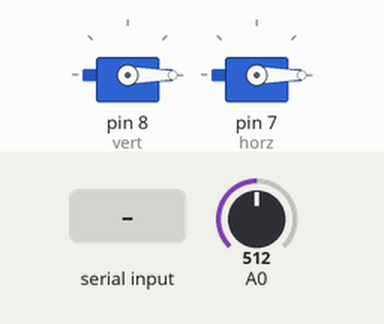
The sketch below on a simulated Arduino Uno, built with avr-gcc and run on an emulated ATmega328P. Parts: 2 × servo. The inputs (shaded band) are chosen by the test bench; at power-on: A0 = 512. What the sketch prints to the serial monitor is not drawn.

Above: at 1.2 s.
1.3 s: byte 30 received over Serial
At 1.5 s:
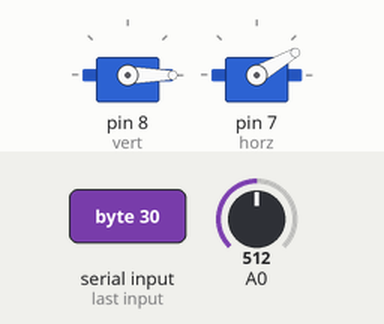
3.1 s: byte 90 received over Serial
At 3.31 s:
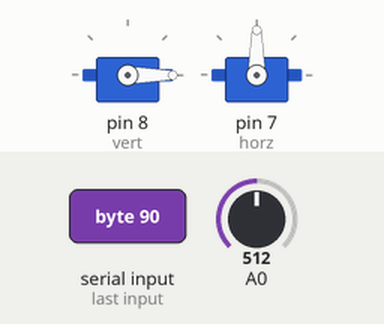
4.9 s: byte 120 received over Serial
At 5.12 s:
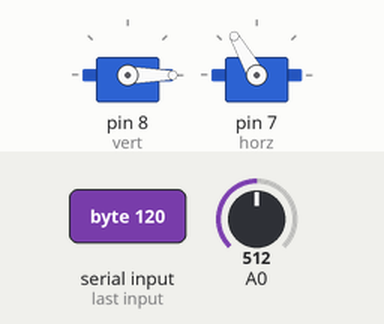
Timing chart, 0 to 7.9 s (numbered marks = the images above; inputs shaded):
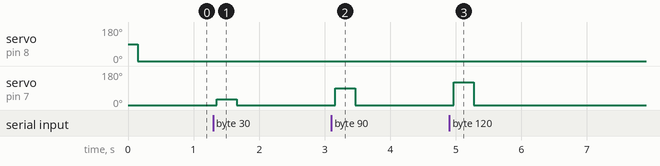

Measured:
- after the input at 1.3 s, servo on pin 7 (horz): 0° → 30° after 0.06 s, → 0° 0.30 s later
- after the input at 3.1 s, servo on pin 7 (horz): 0° → 90° after 0.06 s, → 0° 0.30 s later
- after the input at 4.9 s, servo on pin 7 (horz): 0° → 120° after 0.07 s, → 0° 0.30 s later

The sketch:

arduino_control.ino
```cpp
#include <Servo.h>

int angles[2];
int oldAngles[2];
float currentMeasurement;


Servo vert;
Servo horz;

void setup() {
  // put your setup code here, to run once:


  Serial.begin(9600);
  Serial.println("<open>");
  vert.attach(8);
  horz.attach(7);

}

void loop() {

  // recieve/unpack new angles
  Serial.println("<angles>");
  oldAngles[0] = angles[0];
  oldAngles[1] = angles[1];
  angles[0] = receive_angle();
  angles[1] = receive_angle();

  // clear serial (just in case)
  while (Serial.available() > 0) {
    Serial.read();
  }


  // move to new angles
  if (angles[0] != oldAngles[0]) {
    horz.write(angles[0]);
    delay(150);
  }
  vert.write(angles[1]);
  delay(75);


  currentMeasurement = take_measurements();

//  Serial.println("<measurement>");
  Serial.println(int(currentMeasurement));
  // println it in serial

  // wait? maybe?
}

int receive_angle() {
  int outAngle;
  outAngle = Serial.read();
  return outAngle;
}

int take_measurements() {
 int lowestMeasurement=1000;
 int newMeasurements;

 for (int i = 0; i < 3; i++){
   newMeasurements = analogRead(A0);
   if (newMeasurements < lowestMeasurement){
     lowestMeasurement = newMeasurements;
   }
   delay(25);
 }
 return lowestMeasurement;
}
```
